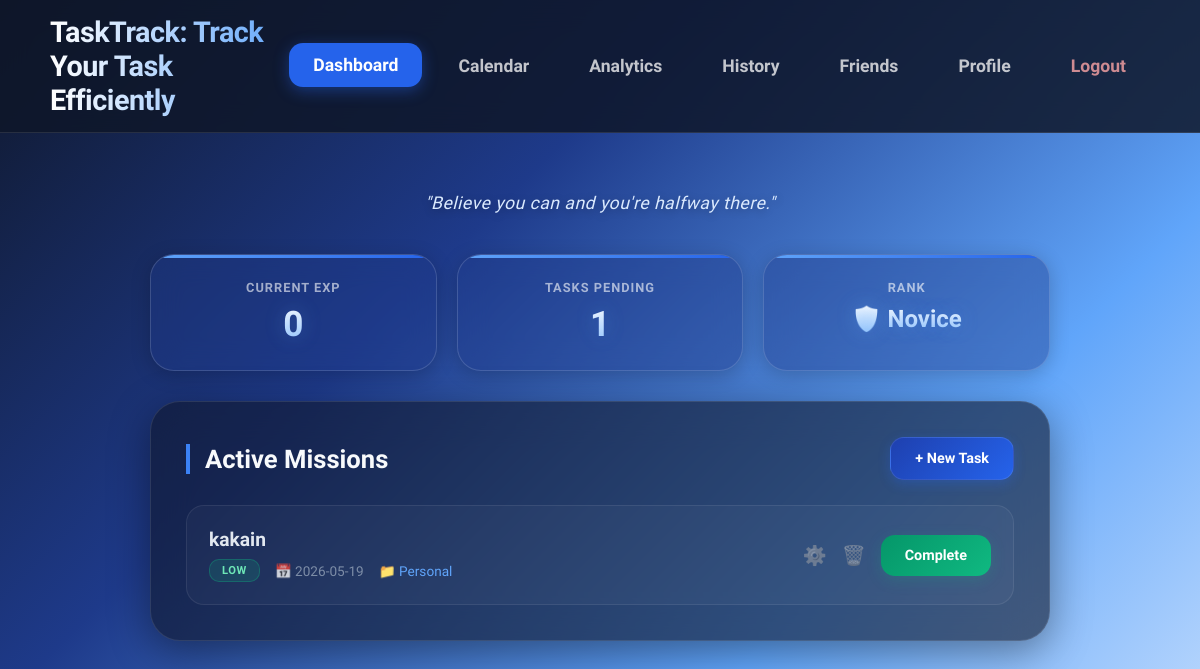
/dashboard (signed in), run on the app's committed database.
### tables this page shows
CREATE TABLE users (
                id INTEGER PRIMARY KEY AUTOINCREMENT,
                username TEXT UNIQUE NOT NULL,
                email TEXT UNIQUE NOT NULL,
                password TEXT NOT NULL,
                exp INTEGER DEFAULT 0
            );

CREATE TABLE tasks (
                id INTEGER PRIMARY KEY AUTOINCREMENT,
                user_id INTEGER NOT NULL,
                title TEXT NOT NULL,
                description TEXT,
                category TEXT,
                priority TEXT,
                due_date TEXT,
                status TEXT DEFAULT 'pending', completed_at TEXT,
                FOREIGN KEY (user_id) REFERENCES users (id)
            );

### app.py (the view)
@app.route('/dashboard')
def dashboard():
    if 'user_id' not in session: return redirect(url_for('login'))
    conn = get_db_connection()
    tasks = conn.execute('SELECT * FROM tasks WHERE user_id = ? AND status = "pending"', (session['user_id'],)).fetchall()
    stats = conn.execute('SELECT exp FROM users WHERE id = ?', (session['user_id'],)).fetchone()
    conn.close()
    return render_template('dashboard.html', tasks=tasks, stats=stats)

### app.py (called while the page is built)
def get_db_connection():
    conn = sqlite3.connect(app.config['DATABASE'])
    conn.row_factory = sqlite3.Row
    return conn

### templates/dashboard.html (shortened to what this page needs)
{% extends 'base.html' %}
{% block content %}
<div class="dashboard-wrapper">
    <div class="dashboard-container">
        <p class="motivation-text" id="motivation-quote"></p>
        <div class="stats-grid">
            <div class="stat-card">
                <h3>Current EXP</h3>
                <p>{{ stats.exp if stats else 0 }}</p>
            </div>
            <div class="stat-card">
                <h3>Tasks Pending</h3>
                <p>{{ tasks|length }}</p>
            </div>
            <div class="stat-card">
                <h3>Rank</h3>
                <p style="font-size: 1.5rem; margin-top: 10px;">🛡️ Novice</p>
            </div>
        </div>
        <div class="task-section">
            <div class="section-header">
                <h2>Active Missions</h2>
                <a href="{{ url_for('add_task') }}" class="add-btn">+ New Task</a>
            </div>
            <div class="task-list">
                {% for task in tasks %}
                <div class="task-card">
                    <div class="task-info">
                        <h4>{{ task.title }}</h4>
                        <div class="task-meta">
                            <span class="priority-tag priority-{{ task.priority|lower }}">{{ task.priority }}</span>
                            <span>📅 {{ task.due_date }}</span>
                            <span style="color: #60a5fa;">📁 {{ task.category }}</span>
                        </div>
                    </div>
                    <div class="action-group">
                        <a href="{{ url_for('edit_task', task_id=task.id) }}" class="btn-edit" title="Edit Task">⚙️</a>
                        <a href="{{ url_for('delete_task', task_id=task.id) }}"
                        class="btn-delete"
                        title="Delete Task"
                        onclick="return confirm('Discard this mission? This cannot be undone.')">
                        🗑️
                        </a>
                        <form action="{{ url_for('complete_task', id=task.id) }}" method="POST" style="margin: 0;">
                            <button type="submit" class="btn-complete">Complete</button>
                        </form>
                    </div>
                </div>
                {% else %}
                <div class="empty-state">
                    <p style="font-size: 1.2rem; margin-bottom: 10px; color: #94a3b8;">No active missions found.</p>
                    <p style="font-size: 0.9rem;">The path is clear. Add a task to begin your journey!</p>
                </div>
                {% endfor %}
            </div>
        </div>
    </div>
</div>
{% endblock %}

### templates/base.html (style rules this page uses)
* { margin: 0; padding: 0; box-sizing: border-box; font-family: 'Saira', Arial, Helvetica, sans-serif; }
body { min-height: 100vh; background: linear-gradient( 135deg, #0f172a, #1e3a8a, #60a5fa, #dbeafe ); background-attachment: fixed; color: white; }

### templates/dashboard.html (style rules this page uses)
.dashboard-wrapper { display: flex; justify-content: center; align-items: flex-start; width: 100%; min-height: calc(100vh - 100px); padding: 20px 0; }
.dashboard-container { width: 100%; max-width: 900px; display: flex; flex-direction: column; gap: 30px; }
.motivation-text { text-align: center; margin-bottom: 5px; font-style: italic; font-size: 1.1rem; color: #dbeafe; min-height: 1.5em; text-shadow: 0 2px 10px rgba(0,0,0,0.3); font-weight: 300; letter-spacing: 0.5px; }
.stats-grid { display: grid; grid-template-columns: repeat(3, 1fr); gap: 20px; }
.stat-card { background: rgba(30, 58, 138, 0.4); backdrop-filter: blur(15px); -webkit-backdrop-filter: blur(15px); padding: 25px 15px; border-radius: 24px; border: 1px solid rgba(255, 255, 255, 0.15); text-align: center; box-shadow: 0 4px 20px rgba(0, 0, 0, 0.2); transition: all 0.3s ease; position: relative; overflow: hidden; }
.stat-card::after { content: ''; position: absolute; top: 0; left: 0; right: 0; height: 3px; background: linear-gradient(90deg, #60a5fa, #2563eb); }
.stat-card h3 { font-size: 0.8rem; color: rgba(255, 255, 255, 0.6); margin-bottom: 8px; text-transform: uppercase; letter-spacing: 1px; }
.stat-card p { font-size: 2.2rem; font-weight: 800; color: #fff; background: linear-gradient(to bottom, #ffffff, #93c5fd); -webkit-background-clip: text; -webkit-text-fill-color: transparent; text-shadow: 0 0 20px rgba(96, 165, 250, 0.3); }
.task-section { background: rgba(15, 23, 42, 0.6); backdrop-filter: blur(20px); -webkit-backdrop-filter: blur(20px); padding: 35px; border-radius: 30px; border: 1px solid rgba(255, 255, 255, 0.1); box-shadow: 0 10px 40px rgba(0, 0, 0, 0.4); }
.section-header { display: flex; justify-content: space-between; align-items: center; margin-bottom: 25px; }
.section-header h2 { font-size: 1.6rem; font-weight: 700; color: #f8fafc; border-left: 4px solid #3b82f6; padding-left: 15px; }
.add-btn { background: linear-gradient(135deg, #1e40af, #2563eb); padding: 12px 24px; border-radius: 14px; color: white; text-decoration: none; font-weight: 600; font-size: 0.9rem; border: 1px solid rgba(255, 255, 255, 0.1); transition: all 0.3s cubic-bezier(0.4, 0, 0.2, 1); box-shadow: 0 4px 12px rgba(37, 99, 235, 0.3); }
.task-list { display: flex; flex-direction: column; gap: 15px; }
.task-card { background: rgba(255, 255, 255, 0.03); padding: 22px; border-radius: 18px; display: flex; justify-content: space-between; align-items: center; transition: all 0.3s ease; border: 1px solid rgba(255, 255, 255, 0.08); }
.task-info h4 { margin-bottom: 8px; font-size: 1.2rem; font-weight: 600; color: #e2e8f0; }
.task-meta { font-size: 0.85rem; color: rgba(148, 163, 184, 0.8); display: flex; align-items: center; gap: 15px; }
.priority-tag { padding: 4px 12px; border-radius: 10px; font-size: 0.7rem; font-weight: 800; text-transform: uppercase; letter-spacing: 0.5px; }
.priority-low { background: rgba(16, 185, 129, 0.15); color: #6ee7b7; border: 1px solid rgba(16, 185, 129, 0.3); }
.action-group { display: flex; align-items: center; gap: 15px; }
.btn-edit { text-decoration: none; font-size: 1.2rem; opacity: 0.5; transition: all 0.3s; filter: grayscale(1); }
.btn-delete { text-decoration: none; font-size: 1.2rem; opacity: 0.5; transition: all 0.3s; filter: grayscale(1); background: none; border: none; cursor: pointer; padding: 0; }
.btn-complete { background: linear-gradient(135deg, #059669, #10b981); color: white; border: none; padding: 12px 24px; border-radius: 14px; font-weight: 700; font-size: 0.9rem; cursor: pointer; transition: all 0.3s; box-shadow: 0 4px 15px rgba(16, 185, 129, 0.2); }

### data on the page
users: exp "0"
tasks: title "kakain", priority "LOW", due_date "2026-05-19", category "Personal"

### other printed values
{{ tasks|length }} "1"
